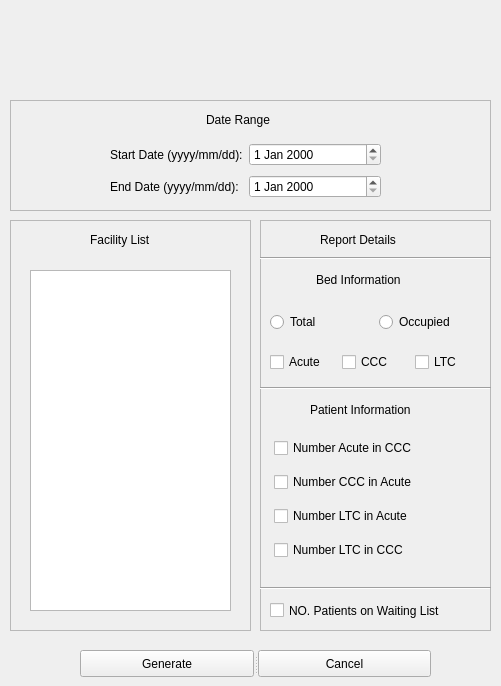
<?xml version="1.0" encoding="UTF-8"?>
<ui version="4.0">
 <class>GenReportWin</class>
 <widget class="QMainWindow" name="GenReportWin">
  <property name="geometry">
   <rect>
    <x>0</x>
    <y>0</y>
    <width>501</width>
    <height>686</height>
   </rect>
  </property>
  <property name="windowTitle">
   <string>MainWindow</string>
  </property>
  <widget class="QWidget" name="centralwidget">
   <widget class="QFrame" name="frame">
    <property name="geometry">
     <rect>
      <x>10</x>
      <y>100</y>
      <width>481</width>
      <height>111</height>
     </rect>
    </property>
    <property name="frameShape">
     <enum>QFrame::StyledPanel</enum>
    </property>
    <property name="frameShadow">
     <enum>QFrame::Raised</enum>
    </property>
    <widget class="QLabel" name="label">
     <property name="geometry">
      <rect>
       <x>196</x>
       <y>10</y>
       <width>81</width>
       <height>20</height>
      </rect>
     </property>
     <property name="text">
      <string>Date Range</string>
     </property>
    </widget>
    <widget class="QWidget" name="">
     <property name="geometry">
      <rect>
       <x>100</x>
       <y>40</y>
       <width>271</width>
       <height>62</height>
      </rect>
     </property>
     <layout class="QGridLayout" name="gridLayout">
      <item row="0" column="0">
       <widget class="QLabel" name="label_2">
        <property name="text">
         <string>Start Date (yyyy/mm/dd):</string>
        </property>
       </widget>
      </item>
      <item row="0" column="1">
       <widget class="QDateEdit" name="startDateEdit"/>
      </item>
      <item row="1" column="0">
       <widget class="QLabel" name="label_3">
        <property name="text">
         <string>End Date (yyyy/mm/dd):</string>
        </property>
       </widget>
      </item>
      <item row="1" column="1">
       <widget class="QDateEdit" name="endDateEdit"/>
      </item>
     </layout>
    </widget>
   </widget>
   <widget class="QFrame" name="frame_2">
    <property name="geometry">
     <rect>
      <x>10</x>
      <y>220</y>
      <width>241</width>
      <height>411</height>
     </rect>
    </property>
    <property name="frameShape">
     <enum>QFrame::StyledPanel</enum>
    </property>
    <property name="frameShadow">
     <enum>QFrame::Raised</enum>
    </property>
    <widget class="QListWidget" name="facListWidget">
     <property name="geometry">
      <rect>
       <x>20</x>
       <y>50</y>
       <width>201</width>
       <height>341</height>
      </rect>
     </property>
    </widget>
    <widget class="QLabel" name="label_4">
     <property name="geometry">
      <rect>
       <x>80</x>
       <y>10</y>
       <width>81</width>
       <height>20</height>
      </rect>
     </property>
     <property name="text">
      <string>Facility List</string>
     </property>
    </widget>
   </widget>
   <widget class="QFrame" name="frame_3">
    <property name="geometry">
     <rect>
      <x>260</x>
      <y>220</y>
      <width>231</width>
      <height>411</height>
     </rect>
    </property>
    <property name="frameShape">
     <enum>QFrame::StyledPanel</enum>
    </property>
    <property name="frameShadow">
     <enum>QFrame::Raised</enum>
    </property>
    <widget class="QLabel" name="label_5">
     <property name="geometry">
      <rect>
       <x>60</x>
       <y>10</y>
       <width>111</width>
       <height>20</height>
      </rect>
     </property>
     <property name="text">
      <string>Report Details</string>
     </property>
    </widget>
    <widget class="Line" name="line_2">
     <property name="geometry">
      <rect>
       <x>0</x>
       <y>30</y>
       <width>231</width>
       <height>16</height>
      </rect>
     </property>
     <property name="orientation">
      <enum>Qt::Horizontal</enum>
     </property>
    </widget>
    <widget class="QLabel" name="label_6">
     <property name="geometry">
      <rect>
       <x>56</x>
       <y>50</y>
       <width>111</width>
       <height>20</height>
      </rect>
     </property>
     <property name="text">
      <string>Bed Information</string>
     </property>
    </widget>
    <widget class="Line" name="line_3">
     <property name="geometry">
      <rect>
       <x>0</x>
       <y>160</y>
       <width>231</width>
       <height>16</height>
      </rect>
     </property>
     <property name="orientation">
      <enum>Qt::Horizontal</enum>
     </property>
    </widget>
    <widget class="QLabel" name="label_7">
     <property name="geometry">
      <rect>
       <x>50</x>
       <y>180</y>
       <width>141</width>
       <height>20</height>
      </rect>
     </property>
     <property name="text">
      <string>Patient Information</string>
     </property>
    </widget>
    <widget class="Line" name="line_4">
     <property name="geometry">
      <rect>
       <x>0</x>
       <y>360</y>
       <width>231</width>
       <height>16</height>
      </rect>
     </property>
     <property name="orientation">
      <enum>Qt::Horizontal</enum>
     </property>
    </widget>
    <widget class="QCheckBox" name="waitingCheck">
     <property name="geometry">
      <rect>
       <x>10</x>
       <y>380</y>
       <width>221</width>
       <height>21</height>
      </rect>
     </property>
     <property name="text">
      <string>NO. Patients on Waiting List</string>
     </property>
    </widget>
    <widget class="QWidget" name="">
     <property name="geometry">
      <rect>
       <x>10</x>
       <y>130</y>
       <width>211</width>
       <height>24</height>
      </rect>
     </property>
     <layout class="QGridLayout" name="gridLayout_3">
      <item row="0" column="0">
       <widget class="QCheckBox" name="acuteCheck">
        <property name="text">
         <string>Acute</string>
        </property>
       </widget>
      </item>
      <item row="0" column="1">
       <widget class="QCheckBox" name="cccCheck">
        <property name="text">
         <string>CCC</string>
        </property>
       </widget>
      </item>
      <item row="0" column="2">
       <widget class="QCheckBox" name="ltcCheck">
        <property name="text">
         <string>LTC</string>
        </property>
       </widget>
      </item>
     </layout>
    </widget>
    <widget class="QWidget" name="">
     <property name="geometry">
      <rect>
       <x>10</x>
       <y>90</y>
       <width>211</width>
       <height>24</height>
      </rect>
     </property>
     <layout class="QGridLayout" name="gridLayout_2">
      <item row="0" column="0">
       <widget class="QRadioButton" name="totalRadio">
        <property name="text">
         <string>Total</string>
        </property>
       </widget>
      </item>
      <item row="0" column="1">
       <widget class="QRadioButton" name="occRadio">
        <property name="text">
         <string>Occupied</string>
        </property>
       </widget>
      </item>
     </layout>
    </widget>
    <widget class="QWidget" name="">
     <property name="geometry">
      <rect>
       <x>14</x>
       <y>210</y>
       <width>201</width>
       <height>141</height>
      </rect>
     </property>
     <layout class="QGridLayout" name="gridLayout_4">
      <item row="0" column="0">
       <widget class="QCheckBox" name="numAcuteInCCC">
        <property name="text">
         <string>Number Acute in CCC</string>
        </property>
       </widget>
      </item>
      <item row="1" column="0">
       <widget class="QCheckBox" name="numCCCInAcute">
        <property name="text">
         <string>Number CCC in Acute</string>
        </property>
       </widget>
      </item>
      <item row="2" column="0">
       <widget class="QCheckBox" name="numLTCInAcute">
        <property name="text">
         <string>Number LTC in Acute</string>
        </property>
       </widget>
      </item>
      <item row="3" column="0">
       <widget class="QCheckBox" name="numLTCInCCC">
        <property name="text">
         <string>Number LTC in CCC</string>
        </property>
       </widget>
      </item>
     </layout>
    </widget>
   </widget>
   <widget class="QLabel" name="crossImg">
    <property name="geometry">
     <rect>
      <x>400</x>
      <y>10</y>
      <width>71</width>
      <height>71</height>
     </rect>
    </property>
    <property name="text">
     <string/>
    </property>
   </widget>
   <widget class="QSplitter" name="splitter">
    <property name="geometry">
     <rect>
      <x>80</x>
      <y>650</y>
      <width>351</width>
      <height>27</height>
     </rect>
    </property>
    <property name="orientation">
     <enum>Qt::Horizontal</enum>
    </property>
    <widget class="QPushButton" name="genBtn">
     <property name="text">
      <string>Generate</string>
     </property>
    </widget>
    <widget class="QPushButton" name="cancelBtn">
     <property name="text">
      <string>Cancel</string>
     </property>
    </widget>
   </widget>
  </widget>
 </widget>
 <resources/>
 <connections/>
</ui>
